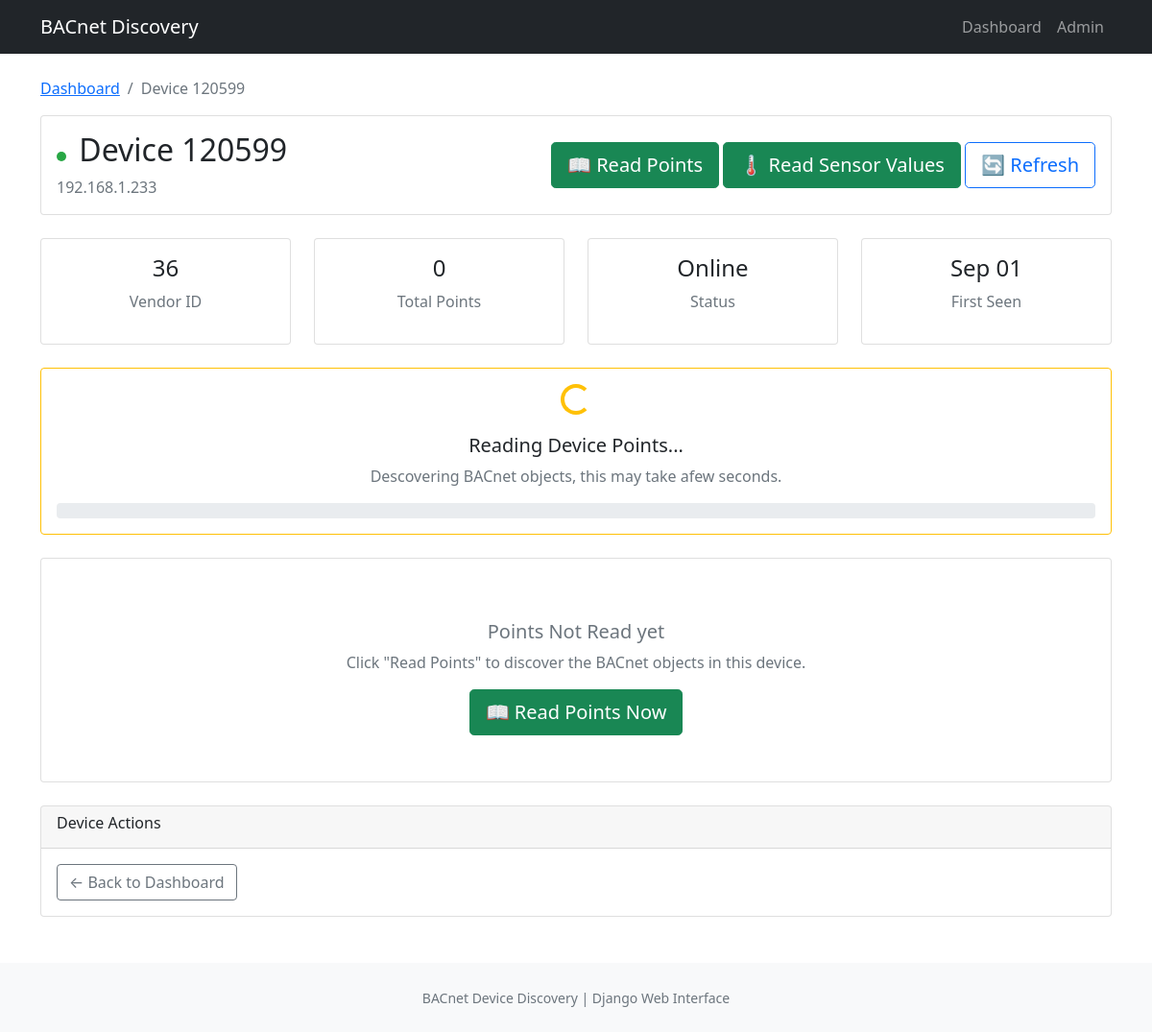
The app's page /device/120599/, older data.
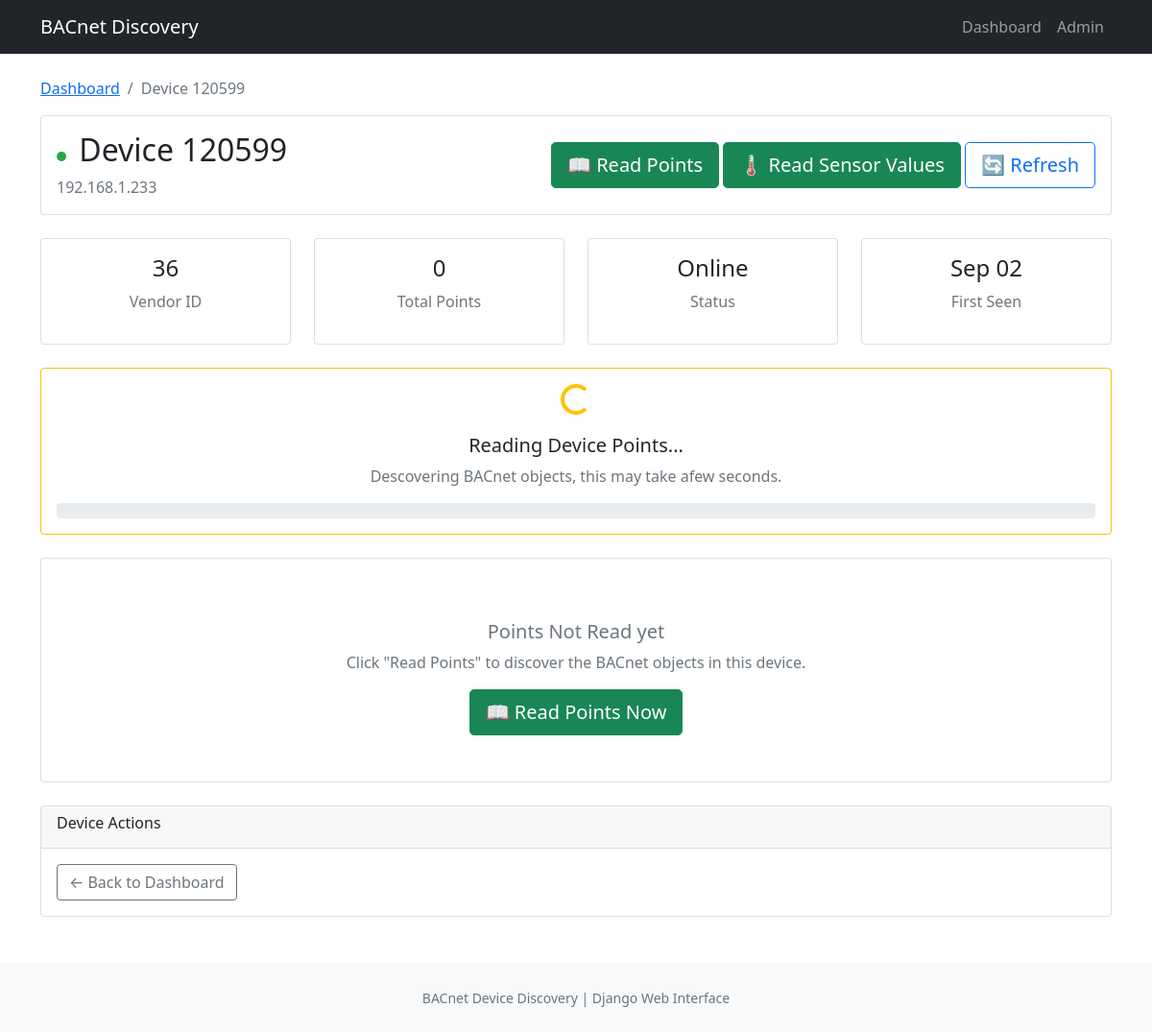
The same page, newer data.
### discovery/models.py (models this page shows, shortened)
class BACnetDevice(models.Model):
    device_id = models.IntegerField(
        unique=True, help_text="BACnet device instance number"
    )
    address = models.CharField(max_length=50, help_text="IP address of device")
    vendor_id = models.IntegerField(help_text="BACnet vendor ID")
    first_seen = models.DateTimeField(auto_now_add=True)
    last_seen = models.DateTimeField(auto_now_add=True)
    is_online = models.BooleanField(default=True)
    points_read = models.BooleanField(default=False)
    class Meta:
        ordering = ["device_id"]
        verbose_name = "BACnet Device"
        verbose_name_plural = "BACnet Devices"

### discovery/views.py (the view, shortened to what this page needs)
# urls.py: path("device/<int:device_id>/", views.device_detail, name="device_detail"),
def device_detail(request, device_id):
    device = get_object_or_404(BACnetDevice, device_id=device_id)
    points = device.points.all().order_by("object_type", "instance_number")
    points_by_type = {}
    for point in points:
        if point.object_type not in points_by_type:
            points_by_type[point.object_type] = []
        points_by_type[point.object_type].append(point)
    context = {
        "device": device,
        "points": points,
        "points_by_type": points_by_type,
        "point_count": points.count(),
        "points_loaded_recently": device.points_read and points.exists(),
    }
    return render(request, "discovery/device_detail.html", context)

### discovery/templates/discovery/device_detail.html (shortened to what the changed rows need)
{% extends 'discovery/base.html' %}
{% block content %}
<nav aria-label="breadcrumb">
    <ol class="breadcrumb">
        <li class="breadcrumb-item"><a href="{% url 'discovery:dashboard' %}">Dashboard</a></li>
        <li class="breadcrumb-item active">Device {{ device.device_id }}</li>
    </ol>
</nav>
<div class="row mb-4">
    <div class="col">
        <div class="card">
            <div class="card-body">
                <div class="d-flex align-items-center justify-content-between">
                    <div>
                        <h2>
                            <span class="online-indicator {% if device.is_online %}online{% else %}offline{% endif %}"></span>
                            Device {{ device.device_id }}
                        </h2>
                        <p class="text-muted mb-0">{{ device.address }}</p>
                    </div>
                </div>
            </div>
        </div>
    </div>
</div>
<div class="row mb-4">
    <div class="col-md-3">
        <div class="card">
            <div class="card-body text-center">
                <h4>{{ device.vendor_id }}</h4>
                <p class="text-muted">Vendor ID</p>
            </div>
        </div>
    </div>
    <div class="col-md-3">
        <div class="card">
            <div class="card-body text-center">
                <h4>{{ device.first_seen|date:"M d" }}</h4>
                <p class="text-muted">First Seen</p>
            </div>
        </div>
    </div>
</div>
{% endblock %}

Row changes from the older to the newer data that the page shows:
removed BACnetDevice: device_id "120599", address "192.168.1.233", vendor_id "36", first_seen "Sep 01"
added BACnetDevice: device_id "120599", address "192.168.1.233", vendor_id "36", first_seen "Sep 02"
